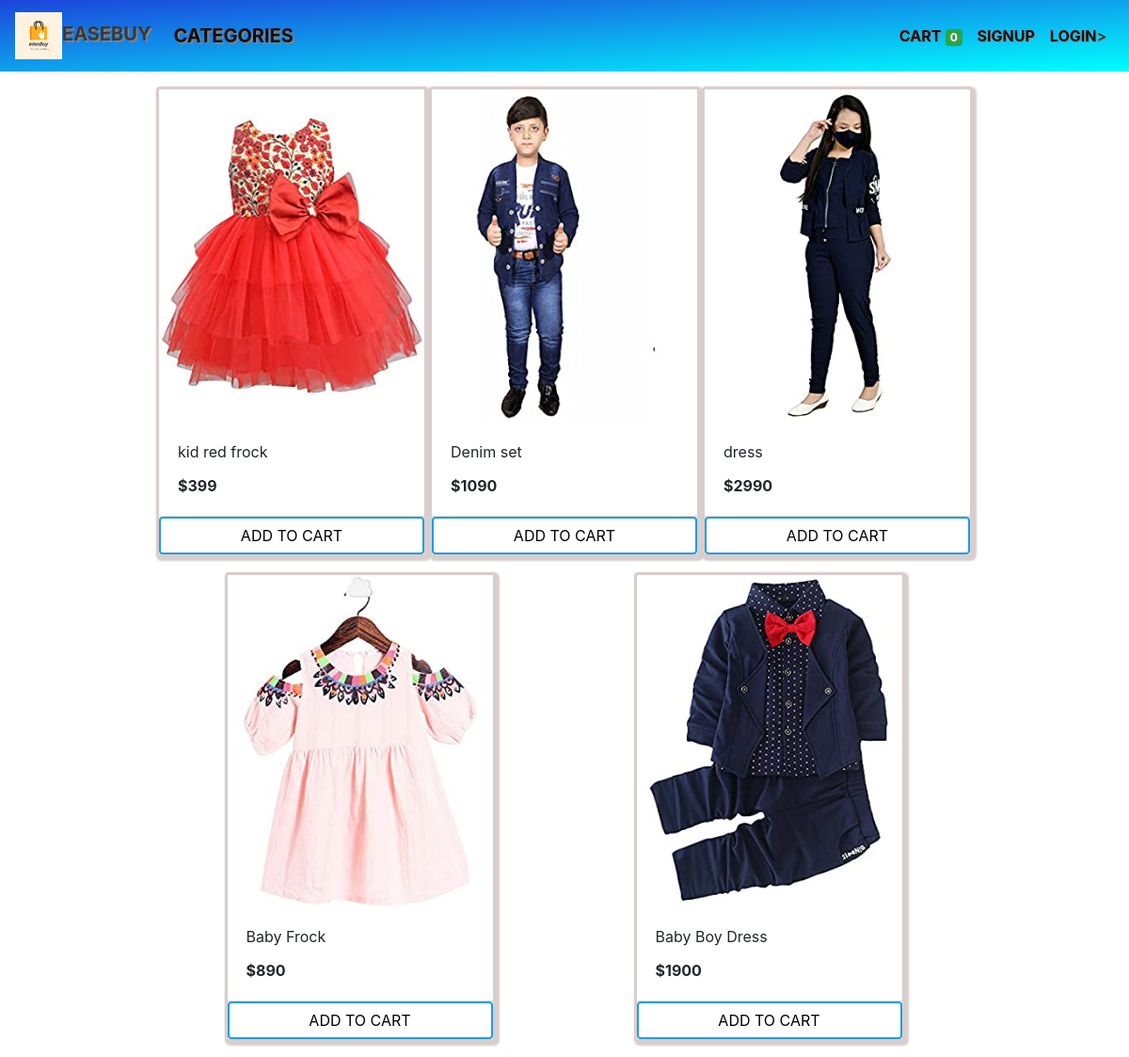
Screenshot of /store?category=24 with the database file from the repository.
### store/models/product.py (models this page shows, shortened)
class Products(models.Model):
    name = models.CharField(max_length=60)
    price= models.IntegerField(default=0)
    category= models.ForeignKey(Category,on_delete=models.CASCADE,default=1 )
    description= models.CharField(max_length=250, default='', blank=True, null= True)
    image= models.ImageField(upload_to='uploads/products/')
    @staticmethod
    def get_all_products_by_categoryid(category_id):
        if category_id:
            return Products.objects.filter (category=category_id)
        else:
            return Products.get_all_products();

### store/views/home.py (the view)
# urls.py: path('' , include('store.urls'))
def store(request):
    cart = request.session.get('cart')
    if not cart:
        request.session['cart'] = {}
    products = None
    categories = Category.get_all_categories()
    categoryID = request.GET.get('category')
    if categoryID:
        products = Products.get_all_products_by_categoryid(categoryID)
    else:
        products = Products.get_all_products();
    data = {}
    data['products'] = products
    data['categories'] = categories
    print('you are : ', request.session.get('email'))
    return render(request, 'index.html', data)

### store/models/category.py (called while the page is built)
    @staticmethod
    def get_all_categories():
        return Category.objects.all()

### store/templatetags/cart.py (called while the page is built)
@register.filter (name='is_in_cart')
def is_in_cart(product, cart):
    keys = cart.keys ()
    for id in keys:
        if int (id) == product.id:
            return True
    return False;

### store/templatetags/custom_filter.py (called while the page is built)
@register.filter(name='currency')
def currency(number):
    return "$"+str(number)

### store/templates/index.html (shortened to what this page needs)
{% extends 'base.html' %}
{% block content %}
{% load cart %}
{% load custom_filter %}
<div class="container-fluid mt-3">
	<div class="row">
		<div id='products' class="col-lg-9 mx-auto">
			<div class="row mx-auto">
				{% for product in products %}
				<div class="card mx-auto mb-3" id={{product.id}} style="width: 18rem;border: 3px solid #d8cece; box-shadow: 2px 2px 2px 2px #d8cece;">
					<img class="card-img-top" src="{{product.image.url}}" alt="Card image cap">
					<div class="card-body">
						<p class="card-title">{{product.name}}</p>
						<p class="card-text"><b>{{product.price|currency}}</b></p>
					</div>
					<div class="card-footer p-0 no-gutters">
						{% if product|is_in_cart:request.session.cart %}
						<div class="row no-gutters">
							<form action="/#{{product.id}}" class="col-2 " method="post">
								{% csrf_token %}
								<input hidden type="text" name='product' value='{{product.id}}'>
								<input hidden type="text" name='remove' value='True'>
								<button class="btn btn-block btn-success border-right plus" type="submit">-</button>
							</form>
							<div  class="text-center col btn btn-success plus">{{product|cart_quantity:request.session.cart}}</div>
							<form action="/#{{product.id}}" class="col-2 " method="post">
								{% csrf_token %}
								<input hidden type="text" name='product' value='{{product.id}}'>
								<button class="btn btn-block btn-success border-left plus plusone"   type="submit">+</button>
							</form>
						</div>
						{% else %}
						<form action="/#{{product.id}}" method="POST" class="btn-block">
								<button type="submit"  class="float-right btn btn-success form-control plus" >ADD TO CART</button>
						</form>
						{% endif %}
					</div>
				</div>
				{% endfor %}
			</div>
		</div>
	</div>
</div>
{% endblock %}

### store/templates/base.html (style rules this page uses)
.plus { background-color: #259dde; border: none; color: white; text-align: center; text-decoration: none; display: inline-block; font-size: 16px; transition-duration: 0.4s; cursor: pointer; background-color: white; color: black; border: 2px solid #259dde; }

### rows the page displays
Products: image (picture), name "kid red frock", price "$399"
Products: image (picture), name "Denim set", price "$1090"
Products: image (picture), name "dress", price "$2990"
Products: image (picture), name "Baby Frock", price "$890"
Products: image (picture), name "Baby Boy Dress", price "$1900"

### other values shown
{{ request.session.cart.keys|length }} "0"
